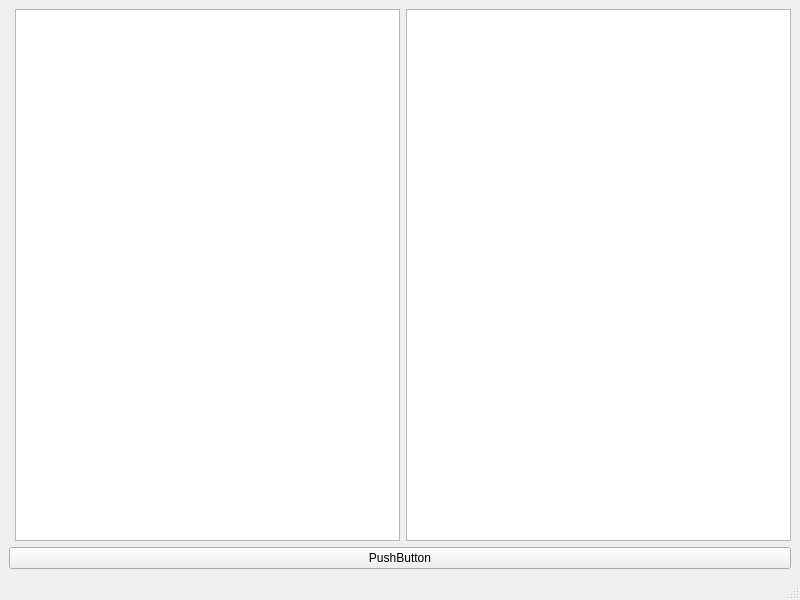
<?xml version="1.0" encoding="UTF-8"?>
<ui version="4.0">
 <class>MainWindow</class>
 <widget class="QMainWindow" name="MainWindow">
  <property name="geometry">
   <rect>
    <x>0</x>
    <y>0</y>
    <width>800</width>
    <height>600</height>
   </rect>
  </property>
  <property name="windowTitle">
   <string>MainWindow</string>
  </property>
  <widget class="QWidget" name="centralwidget">
   <property name="enabled">
    <bool>true</bool>
   </property>
   <layout class="QGridLayout" name="gridLayout">
    <item row="1" column="2">
     <widget class="QTextEdit" name="textEdit"/>
    </item>
    <item row="1" column="1">
     <widget class="QPlainTextEdit" name="plainTextEdit"/>
    </item>
    <item row="3" column="0" colspan="3">
     <widget class="QPushButton" name="pushButton">
      <property name="text">
       <string>PushButton</string>
      </property>
     </widget>
    </item>
   </layout>
  </widget>
  <widget class="QMenuBar" name="menubar">
   <property name="geometry">
    <rect>
     <x>0</x>
     <y>0</y>
     <width>800</width>
     <height>26</height>
    </rect>
   </property>
  </widget>
  <widget class="QStatusBar" name="statusbar"/>
 </widget>
 <resources/>
 <connections/>
</ui>
